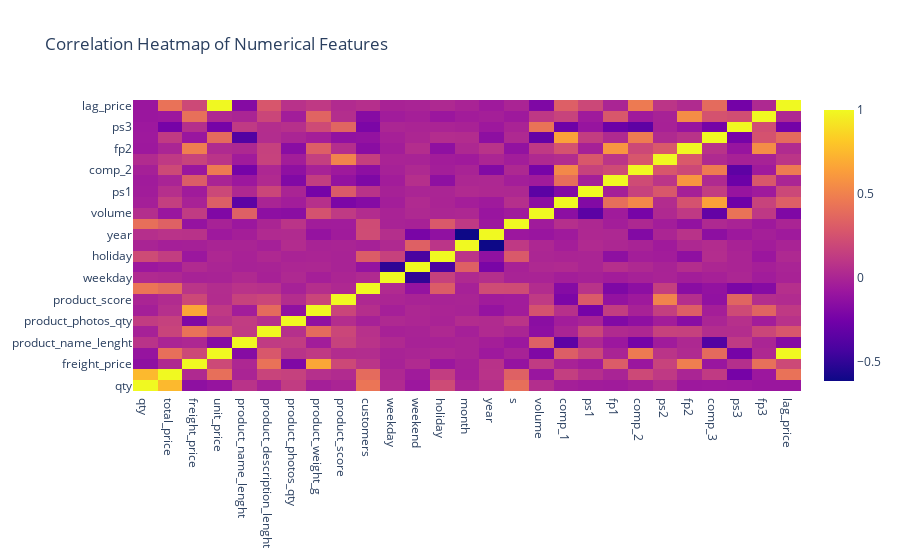

The notebook cell saved with this chart:
### Code cell
# Now let’s have a look at the correlation between the numerical features with each other
correlation_matrix = data.corr(numeric_only= True)

fig = go.Figure(go.Heatmap(x = correlation_matrix.columns,
                          y = correlation_matrix.columns,
                          z = correlation_matrix.values))

fig.update_layout(title='Correlation Heatmap of Numerical Features')

fig.show()

### Figure 1 — Plotly figure (JSON) as saved in the notebook; plotly's stock layout.template omitted (floating-point values rounded to 4 significant figures; data arrays with more than 128 entries replaced by an {"elided": "..."} marker saying what was removed)
{"data": [{"type": "heatmap", "x": ["qty", "total_price", "freight_price", "unit_price", "product_name_lenght", "product_description_lenght", "product_photos_qty", "product_weight_g", "product_score", "customers", "weekday", "weekend", "holiday", "month", "year", "s", "volume", "comp_1", "ps1", "fp1", "comp_2", "ps2", "fp2", "comp_3", "ps3", "fp3", "lag_price"], "y": ["qty", "total_price", "freight_price", "unit_price", "product_name_lenght", "product_description_lenght", "product_photos_qty", "product_weight_g", "product_score", "customers", "weekday", "weekend", "holiday", "month", "year", "s", "volume", "comp_1", "ps1", "fp1", "comp_2", "ps2", "fp2", "comp_3", "ps3", "fp3", "lag_price"], "z": {"elided": "27x27 float values"}}], "layout": {"autosize": true, "title": {"text": "Correlation Heatmap of Numerical Features"}, "xaxis": {"autorange": true, "range": [-0.5, 26.5], "type": "category"}, "yaxis": {"autorange": true, "range": [-0.5, 26.5], "type": "category"}}}
